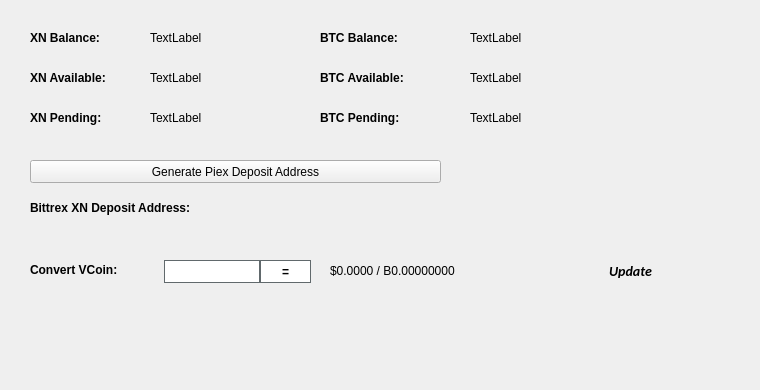
   <widget class="QWidget" name="BalanceTab">
    <attribute name="title">
     <string>Balance</string>
    </attribute>
    <widget class="QLabel" name="BitcoinBalanceLabel">
     <property name="geometry">
      <rect>
       <x>470</x>
       <y>30</y>
       <width>150</width>
       <height>16</height>
      </rect>
     </property>
     <property name="text">
      <string>TextLabel</string>
     </property>
    </widget>
    <widget class="QLabel" name="XNBalanceLabel">
     <property name="geometry">
      <rect>
       <x>150</x>
       <y>30</y>
       <width>150</width>
       <height>16</height>
      </rect>
     </property>
     <property name="text">
      <string>TextLabel</string>
     </property>
    </widget>
    <widget class="QLabel" name="label_11">
     <property name="geometry">
      <rect>
       <x>30</x>
       <y>30</y>
       <width>101</width>
       <height>16</height>
      </rect>
     </property>
     <property name="font">
      <font>
       <weight>75</weight>
       <bold>true</bold>
      </font>
     </property>
     <property name="text">
      <string>XN Balance:</string>
     </property>
    </widget>
    <widget class="QLabel" name="label_12">
     <property name="geometry">
      <rect>
       <x>320</x>
       <y>30</y>
       <width>101</width>
       <height>16</height>
      </rect>
     </property>
     <property name="font">
      <font>
       <weight>75</weight>
       <bold>true</bold>
      </font>
     </property>
     <property name="text">
      <string>BTC Balance:</string>
     </property>
    </widget>
    <widget class="QLabel" name="XNAvailableLabel_2">
     <property name="geometry">
      <rect>
       <x>150</x>
       <y>70</y>
       <width>150</width>
       <height>16</height>
      </rect>
     </property>
     <property name="text">
      <string>TextLabel</string>
     </property>
    </widget>
    <widget class="QLabel" name="label_13">
     <property name="geometry">
      <rect>
       <x>30</x>
       <y>70</y>
       <width>111</width>
       <height>16</height>
      </rect>
     </property>
     <property name="font">
      <font>
       <weight>75</weight>
       <bold>true</bold>
      </font>
     </property>
     <property name="text">
      <string>XN Available:</string>
     </property>
    </widget>
    <widget class="QLabel" name="label_14">
     <property name="geometry">
      <rect>
       <x>30</x>
       <y>110</y>
       <width>101</width>
       <height>16</height>
      </rect>
     </property>
     <property name="font">
      <font>
       <weight>75</weight>
       <bold>true</bold>
      </font>
     </property>
     <property name="text">
      <string>XN Pending:</string>
     </property>
    </widget>
    <widget class="QLabel" name="XNPendingLabel">
     <property name="geometry">
      <rect>
       <x>150</x>
       <y>110</y>
       <width>150</width>
       <height>16</height>
      </rect>
     </property>
     <property name="text">
      <string>TextLabel</string>
     </property>
    </widget>
    <widget class="QLabel" name="label_15">
     <property name="geometry">
      <rect>
       <x>320</x>
       <y>70</y>
       <width>111</width>
       <height>16</height>
      </rect>
     </property>
     <property name="font">
      <font>
       <weight>75</weight>
       <bold>true</bold>
      </font>
     </property>
     <property name="text">
      <string>BTC Available:</string>
     </property>
    </widget>
    <widget class="QLabel" name="BitcoinAvailableLabel">
     <property name="geometry">
      <rect>
       <x>470</x>
       <y>70</y>
       <width>150</width>
       <height>16</height>
      </rect>
     </property>
     <property name="text">
      <string>TextLabel</string>
     </property>
    </widget>
    <widget class="QLabel" name="label_31">
     <property name="geometry">
      <rect>
       <x>320</x>
       <y>110</y>
       <width>111</width>
       <height>16</height>
      </rect>
     </property>
     <property name="font">
      <font>
       <weight>75</weight>
       <bold>true</bold>
      </font>
     </property>
     <property name="text">
      <string>BTC Pending:</string>
     </property>
    </widget>
    <widget class="QLabel" name="BitcoinPendingLabel">
     <property name="geometry">
      <rect>
       <x>470</x>
       <y>110</y>
       <width>150</width>
       <height>16</height>
      </rect>
     </property>
     <property name="text">
      <string>TextLabel</string>
     </property>
    </widget>
    <widget class="QLabel" name="label_33">
     <property name="geometry">
      <rect>
       <x>30</x>
       <y>200</y>
       <width>221</width>
       <height>16</height>
      </rect>
     </property>
     <property name="font">
      <font>
       <weight>75</weight>
       <bold>true</bold>
      </font>
     </property>
     <property name="text">
      <string>Bittrex XN Deposit Address:</string>
     </property>
    </widget>
    <widget class="QPushButton" name="GenDepositBTN">
     <property name="geometry">
      <rect>
       <x>30</x>
       <y>160</y>
       <width>411</width>
       <height>23</height>
      </rect>
     </property>
     <property name="text">
      <string>Generate Piex Deposit Address</string>
     </property>
     <property name="icon">
      <iconset resource="../Nodium.qrc">
       <normaloff>:/icons/bitcoin</normaloff>:/icons/bitcoin</iconset>
     </property>
    </widget>
    <widget class="QLabel" name="DepositAddressLabel">
     <property name="geometry">
      <rect>
       <x>200</x>
       <y>200</y>
       <width>261</width>
       <height>16</height>
      </rect>
     </property>
     <property name="palette">
      <palette>
       <active>
        <colorrole role="WindowText">
         <brush brushstyle="SolidPattern">
          <color alpha="255">
           <red>0</red>
           <green>0</green>
           <blue>0</blue>
          </color>
         </brush>
        </colorrole>
        <colorrole role="Text">
         <brush brushstyle="SolidPattern">
          <color alpha="255">
           <red>0</red>
           <green>0</green>
           <blue>255</blue>
          </color>
         </brush>
        </colorrole>
       </active>
       <inactive>
        <colorrole role="WindowText">
         <brush brushstyle="SolidPattern">
          <color alpha="255">
           <red>0</red>
           <green>0</green>
           <blue>0</blue>
          </color>
         </brush>
        </colorrole>
        <colorrole role="Text">
         <brush brushstyle="SolidPattern">
          <color alpha="255">
           <red>0</red>
           <green>0</green>
           <blue>255</blue>
          </color>
         </brush>
        </colorrole>
       </inactive>
       <disabled>
        <colorrole role="WindowText">
         <brush brushstyle="SolidPattern">
          <color alpha="255">
           <red>120</red>
           <green>120</green>
           <blue>120</blue>
          </color>
         </brush>
        </colorrole>
        <colorrole role="Text">
         <brush brushstyle="SolidPattern">
          <color alpha="255">
           <red>120</red>
           <green>120</green>
           <blue>120</blue>
          </color>
         </brush>
        </colorrole>
       </disabled>
      </palette>
     </property>
     <property name="font">
      <font>
       <weight>75</weight>
       <bold>true</bold>
      </font>
     </property>
     <property name="text">
      <string/>
     </property>
     <property name="alignment">
      <set>Qt::AlignRight|Qt::AlignTrailing|Qt::AlignVCenter</set>
     </property>
     <property name="textInteractionFlags">
      <set>Qt::LinksAccessibleByMouse|Qt::TextSelectableByKeyboard|Qt::TextSelectableByMouse</set>
     </property>
    </widget>
    <widget class="QLabel" name="label_8">
     <property name="geometry">
      <rect>
       <x>460</x>
       <y>300</y>
       <width>281</width>
       <height>81</height>
      </rect>
     </property>
     <property name="text">
      <string/>
     </property>
     <property name="pixmap">
      <pixmap>:/images/bittrex</pixmap>
     </property>
    </widget>
    <widget class="QWidget" name="widgetConversion" native="true">
     <property name="geometry">
      <rect>
       <x>0</x>
       <y>250</y>
       <width>751</width>
       <height>43</height>
      </rect>
     </property>
     <property name="minimumSize">
      <size>
       <width>0</width>
       <height>43</height>
      </size>
     </property>
     <property name="styleSheet">
      <string notr="true"/>
     </property>
     <widget class="QPushButton" name="btnUpdateMarketData">
      <property name="geometry">
       <rect>
        <x>575</x>
        <y>0</y>
        <width>111</width>
        <height>41</height>
       </rect>
      </property>
      <property name="sizePolicy">
       <sizepolicy hsizetype="Expanding" vsizetype="Expanding">
        <horstretch>0</horstretch>
        <verstretch>0</verstretch>
       </sizepolicy>
      </property>
      <property name="font">
       <font>
        <family>calibri</family>
        <pointsize>-1</pointsize>
        <weight>75</weight>
        <italic>true</italic>
        <bold>true</bold>
       </font>
      </property>
      <property name="styleSheet">
       <string notr="true">margin:0px;text-align:center;padding:2px;border-radius:3px;font-style:italic;width:100px;font-size:14px;font-family:calibri;font-weight:600;</string>
      </property>
      <property name="text">
       <string>Update</string>
      </property>
      <property name="iconSize">
       <size>
        <width>150</width>
        <height>35</height>
       </size>
      </property>
      <property name="autoDefault">
       <bool>true</bool>
      </property>
      <property name="default">
       <bool>true</bool>
      </property>
     </widget>
     <widget class="QLabel" name="lblConvertVCoin">
      <property name="geometry">
       <rect>
        <x>30</x>
        <y>10</y>
        <width>131</width>
        <height>20</height>
       </rect>
      </property>
      <property name="styleSheet">
       <string notr="true"/>
      </property>
      <property name="text">
       <string>&lt;html&gt;&lt;head/&gt;&lt;body&gt;&lt;p&gt;&lt;span style=&quot; font-weight:600;&quot;&gt;Convert VCoin:&lt;/span&gt;&lt;/p&gt;&lt;/body&gt;&lt;/html&gt;</string>
      </property>
     </widget>
     <widget class="QLineEdit" name="txtConvertVCoinQty">
      <property name="geometry">
       <rect>
        <x>160</x>
        <y>10</y>
        <width>100</width>
        <height>23</height>
       </rect>
      </property>
      <property name="minimumSize">
       <size>
        <width>100</width>
        <height>23</height>
       </size>
      </property>
      <property name="maximumSize">
       <size>
        <width>100</width>
        <height>16777215</height>
       </size>
      </property>
      <property name="styleSheet">
       <string notr="true">border: 1px solid #61696c;margin-left:4px;</string>
      </property>
     </widget>
     <widget class="QPushButton" name="btnConvertPiex">
      <property name="geometry">
       <rect>
        <x>260</x>
        <y>10</y>
        <width>51</width>
        <height>23</height>
       </rect>
      </property>
      <property name="minimumSize">
       <size>
        <width>0</width>
        <height>23</height>
       </size>
      </property>
      <property name="styleSheet">
       <string notr="true">border:1px solid #61696c;background:white;font-weight:600;</string>
      </property>
      <property name="text">
       <string>=</string>
      </property>
     </widget>
     <widget class="QLabel" name="lblConvertVCoinResults">
      <property name="geometry">
       <rect>
        <x>330</x>
        <y>0</y>
        <width>201</width>
        <height>41</height>
       </rect>
      </property>
      <property name="styleSheet">
       <string notr="true"/>
      </property>
      <property name="text">
       <string>$0.0000 / B0.00000000</string>
      </property>
     </widget>
     <widget class="QLabel" name="iconOverviewUpdateWait">
      <property name="geometry">
       <rect>
        <x>670</x>
        <y>10</y>
        <width>24</width>
        <height>24</height>
       </rect>
      </property>
      <property name="text">
       <string/>
      </property>
      <property name="pixmap">
       <pixmap resource="../Nodium.qrc">:/icons/transaction_1</pixmap>
      </property>
      <property name="scaledContents">
       <bool>true</bool>
      </property>
      <property name="alignment">
       <set>Qt::AlignCenter</set>
      </property>
     </widget>
    </widget>
   </widget>
